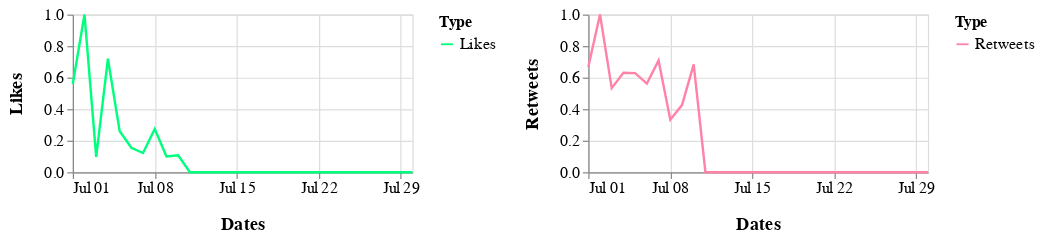

Notebook source saved alongside this figure:
### Markdown cell above
## July 2020

### Code cell
alt.hconcat(c1_jul, c2_jul).configure_axis(
    labelFontSize=13,
    titleFontSize=15,
    titlePadding=15
).configure_legend(
    labelFontSize=13,
    titleFontSize=13
).resolve_scale(
    color='independent'
)

### Figure 1 — Vega-Lite specification as saved in the notebook (floating-point values rounded to 4 significant figures)
{"config": {"view": {"continuousWidth": 400, "continuousHeight": 300}, "axis": {"labelFontSize": 13, "titleFontSize": 15, "titlePadding": 15}, "legend": {"labelFontSize": 13, "titleFontSize": 13}}, "hconcat": [{"data": {"name": "data-2ec52c4ea60606e51c99792cf3ce8b5e"}, "mark": "line", "encoding": {"color": {"type": "nominal", "field": "Type", "scale": {"range": ["#00FF7F"]}}, "x": {"type": "temporal", "field": "Dates", "timeUnit": "monthdate", "title": "Dates"}, "y": {"type": "quantitative", "field": "Likes"}}, "height": 130, "width": 280}, {"data": {"name": "data-a8d0b6560b62ed016e4369504e1761bc"}, "mark": "line", "encoding": {"color": {"type": "nominal", "field": "Type", "scale": {"range": ["#FF83A8"]}}, "x": {"type": "temporal", "field": "Dates", "timeUnit": "monthdate", "title": "Dates"}, "y": {"type": "quantitative", "field": "Retweets"}}, "height": 130, "width": 280}], "resolve": {"scale": {"color": "independent"}}, "$schema": "https://vega.github.io/schema/vega-lite/v4.8.1.json", "datasets": {"data-2ec52c4ea60606e51c99792cf3ce8b5e": [{"Dates": "2020-07-01T00:00:00", "Likes": 0.5592, "Type": "Likes"}, {"Dates": "2020-07-02T00:00:00", "Likes": 1.0, "Type": "Likes"}, {"Dates": "2020-07-03T00:00:00", "Likes": 0.09704, "Type": "Likes"}, {"Dates": "2020-07-04T00:00:00", "Likes": 0.72, "Type": "Likes"}, {"Dates": "2020-07-05T00:00:00", "Likes": 0.2612, "Type": "Likes"}, {"Dates": "2020-07-06T00:00:00", "Likes": 0.1554, "Type": "Likes"}, {"Dates": "2020-07-07T00:00:00", "Likes": 0.1221, "Type": "Likes"}, {"Dates": "2020-07-08T00:00:00", "Likes": 0.274, "Type": "Likes"}, {"Dates": "2020-07-09T00:00:00", "Likes": 0.1002, "Type": "Likes"}, {"Dates": "2020-07-10T00:00:00", "Likes": 0.107, "Type": "Likes"}, {"Dates": "2020-07-11T00:00:00", "Likes": 0.0, "Type": "Likes"}, {"Dates": "2020-07-12T00:00:00", "Likes": 0.0, "Type": "Likes"}, {"Dates": "2020-07-13T00:00:00", "Likes": 0.0, "Type": "Likes"}, {"Dates": "2020-07-14T00:00:00", "Likes": 0.0, "Type": "Likes"}, {"Dates": "2020-07-15T00:00:00", "Likes": 0.0, "Type": "Likes"}, {"Dates": "2020-07-16T00:00:00", "Likes": 0.0, "Type": "Likes"}, {"Dates": "2020-07-17T00:00:00", "Likes": 0.0, "Type": "Likes"}, {"Dates": "2020-07-18T00:00:00", "Likes": 0.0, "Type": "Likes"}, {"Dates": "2020-07-19T00:00:00", "Likes": 0.0, "Type": "Likes"}, {"Dates": "2020-07-20T00:00:00", "Likes": 0.0, "Type": "Likes"}, {"Dates": "2020-07-21T00:00:00", "Likes": 0.0, "Type": "Likes"}, {"Dates": "2020-07-22T00:00:00", "Likes": 0.0, "Type": "Likes"}, {"Dates": "2020-07-23T00:00:00", "Likes": 0.0, "Type": "Likes"}, {"Dates": "2020-07-24T00:00:00", "Likes": 0.0, "Type": "Likes"}, {"Dates": "2020-07-25T00:00:00", "Likes": 0.0, "Type": "Likes"}, {"Dates": "2020-07-26T00:00:00", "Likes": 0.0, "Type": "Likes"}, {"Dates": "2020-07-27T00:00:00", "Likes": 0.0, "Type": "Likes"}, {"Dates": "2020-07-28T00:00:00", "Likes": 0.0, "Type": "Likes"}, {"Dates": "2020-07-29T00:00:00", "Likes": 0.0, "Type": "Likes"}, {"Dates": "2020-07-30T00:00:00", "Likes": 0.0, "Type": "Likes"}], "data-a8d0b6560b62ed016e4369504e1761bc": [{"Dates": "2020-07-01T00:00:00", "Retweets": 0.6671, "Type": "Retweets"}, {"Dates": "2020-07-02T00:00:00", "Retweets": 1.0, "Type": "Retweets"}, {"Dates": "2020-07-03T00:00:00", "Retweets": 0.5335, "Type": "Retweets"}, {"Dates": "2020-07-04T00:00:00", "Retweets": 0.6311, "Type": "Retweets"}, {"Dates": "2020-07-05T00:00:00", "Retweets": 0.6286, "Type": "Retweets"}, {"Dates": "2020-07-06T00:00:00", "Retweets": 0.5623, "Type": "Retweets"}, {"Dates": "2020-07-07T00:00:00", "Retweets": 0.7085, "Type": "Retweets"}, {"Dates": "2020-07-08T00:00:00", "Retweets": 0.3331, "Type": "Retweets"}, {"Dates": "2020-07-09T00:00:00", "Retweets": 0.426, "Type": "Retweets"}, {"Dates": "2020-07-10T00:00:00", "Retweets": 0.6839, "Type": "Retweets"}, {"Dates": "2020-07-11T00:00:00", "Retweets": 0.0, "Type": "Retweets"}, {"Dates": "2020-07-12T00:00:00", "Retweets": 0.0, "Type": "Retweets"}, {"Dates": "2020-07-13T00:00:00", "Retweets": 0.0, "Type": "Retweets"}, {"Dates": "2020-07-14T00:00:00", "Retweets": 0.0, "Type": "Retweets"}, {"Dates": "2020-07-15T00:00:00", "Retweets": 0.0, "Type": "Retweets"}, {"Dates": "2020-07-16T00:00:00", "Retweets": 0.0, "Type": "Retweets"}, {"Dates": "2020-07-17T00:00:00", "Retweets": 0.0, "Type": "Retweets"}, {"Dates": "2020-07-18T00:00:00", "Retweets": 0.0, "Type": "Retweets"}, {"Dates": "2020-07-19T00:00:00", "Retweets": 0.0, "Type": "Retweets"}, {"Dates": "2020-07-20T00:00:00", "Retweets": 0.0, "Type": "Retweets"}, {"Dates": "2020-07-21T00:00:00", "Retweets": 0.0, "Type": "Retweets"}, {"Dates": "2020-07-22T00:00:00", "Retweets": 0.0, "Type": "Retweets"}, {"Dates": "2020-07-23T00:00:00", "Retweets": 0.0, "Type": "Retweets"}, {"Dates": "2020-07-24T00:00:00", "Retweets": 0.0, "Type": "Retweets"}, {"Dates": "2020-07-25T00:00:00", "Retweets": 0.0, "Type": "Retweets"}, {"Dates": "2020-07-26T00:00:00", "Retweets": 0.0, "Type": "Retweets"}, {"Dates": "2020-07-27T00:00:00", "Retweets": 0.0, "Type": "Retweets"}, {"Dates": "2020-07-28T00:00:00", "Retweets": 0.0, "Type": "Retweets"}, {"Dates": "2020-07-29T00:00:00", "Retweets": 0.0, "Type": "Retweets"}, {"Dates": "2020-07-30T00:00:00", "Retweets": 0.0, "Type": "Retweets"}]}}
